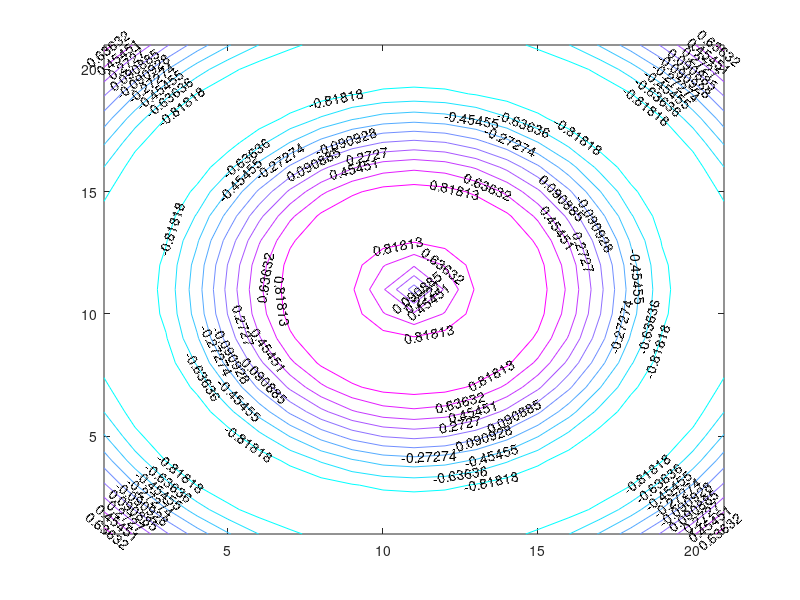

This chart was generated by the following MATLAB code:
% Problem 5.31

% Part A: 

x = -5:.5:5;  % X vector
y = -5:.5:5;  % Y vector

[X , Y] = meshgrid(x,y); % Map the x and y vectors into a 2d grid

Z = sin(sqrt(X.^2 + Y.^2)); % Define Z

mesh(Z) % Make a mesh grid of the Z values

%% Part B

surf(Z) %Make a surface plot of Z

% surf(X,Y,Z) , this gets the same result as above 

%% Part C

surf(Z) %Make surface plot of Z

shading interp % use interpolation shading for the colors

colormap('colorcube') %Use a different colormap for the coloring of the graph

%% Part D

colormap('cool') %change colormap back to something usable
contour(Z) %make a contour plot

h = contour(Z); % define contour "handle"/object

clabel(h) %label the contour lines 

%% Part E


